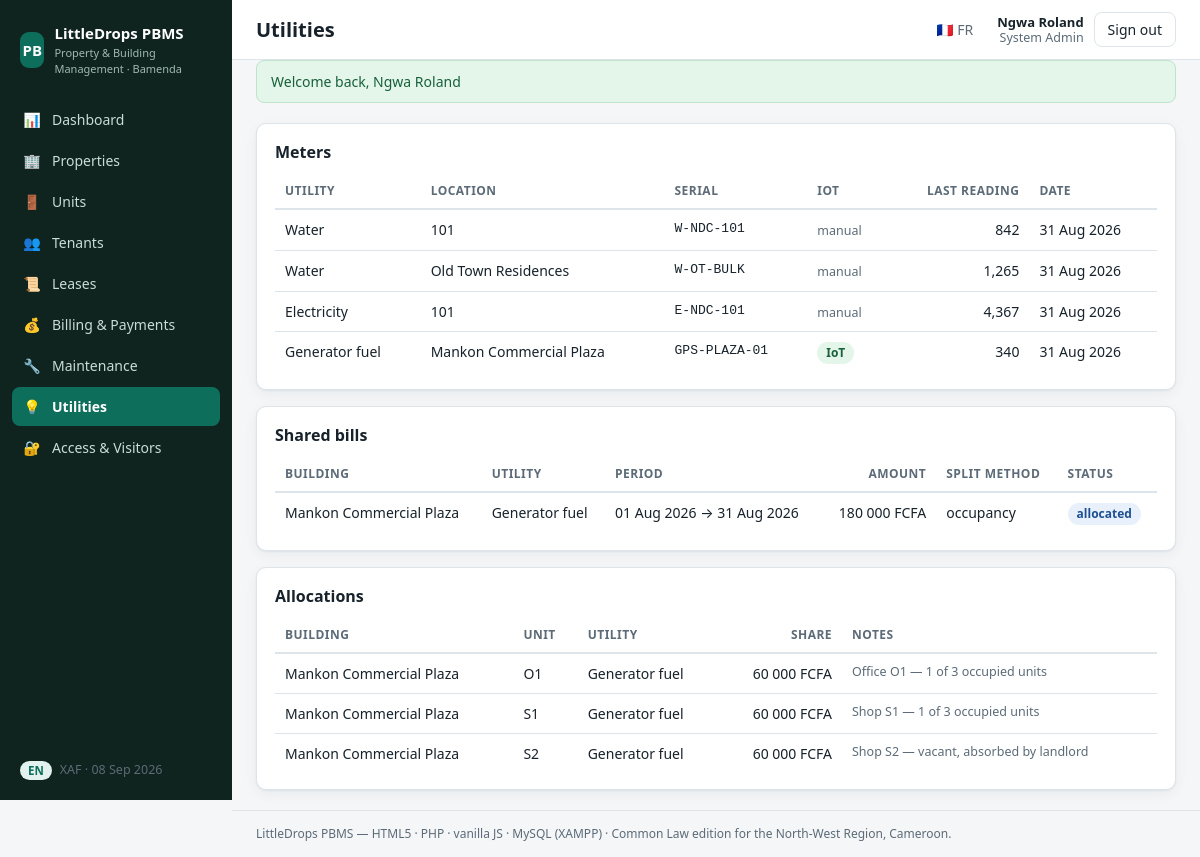
The page /index.php?r=utilities (signed in) on the database its author committed.
### tables this page shows
CREATE TABLE IF NOT EXISTS meters (
  id          INT UNSIGNED AUTO_INCREMENT PRIMARY KEY,
  building_id INT UNSIGNED NULL,
  unit_id     INT UNSIGNED NULL,
  utility     ENUM('water','electricity','gas','generator_fuel') NOT NULL,
  serial      VARCHAR(60) NOT NULL,
  is_iot      TINYINT(1) NOT NULL DEFAULT 0,
  CONSTRAINT fk_meters_building FOREIGN KEY (building_id) REFERENCES buildings(id)
    ON DELETE CASCADE ON UPDATE CASCADE,
  CONSTRAINT fk_meters_unit FOREIGN KEY (unit_id) REFERENCES units(id)
    ON DELETE CASCADE ON UPDATE CASCADE
);

CREATE TABLE IF NOT EXISTS utility_bills (
  id           INT UNSIGNED AUTO_INCREMENT PRIMARY KEY,
  building_id  INT UNSIGNED NOT NULL,
  utility      ENUM('water','electricity','gas','generator_fuel') NOT NULL,
  period_start DATE NOT NULL,
  period_end   DATE NOT NULL,
  total_xaf    BIGINT UNSIGNED NOT NULL,
  split_method ENUM('occupancy','sqm') NOT NULL DEFAULT 'occupancy',
  status       ENUM('draft','allocated','invoiced') NOT NULL DEFAULT 'draft',
  CONSTRAINT fk_ubills_building FOREIGN KEY (building_id) REFERENCES buildings(id)
    ON DELETE CASCADE ON UPDATE CASCADE
);

CREATE TABLE IF NOT EXISTS buildings (
  id           INT UNSIGNED AUTO_INCREMENT PRIMARY KEY,
  portfolio_id INT UNSIGNED NOT NULL,
  name         VARCHAR(120) NOT NULL,
  quarter      VARCHAR(80)  NOT NULL,            
  city         VARCHAR(80)  NOT NULL DEFAULT 'Bamenda',
  region       VARCHAR(80)  NOT NULL DEFAULT 'North-West',
  address      VARCHAR(200) NULL,
  lat          DECIMAL(10,7) NULL,
  lng          DECIMAL(10,7) NULL,
  created_at   DATETIME NOT NULL DEFAULT CURRENT_TIMESTAMP,
  CONSTRAINT fk_buildings_portfolio FOREIGN KEY (portfolio_id) REFERENCES portfolios(id)
    ON DELETE RESTRICT ON UPDATE CASCADE,
  INDEX idx_buildings_quarter (quarter)
);

CREATE TABLE IF NOT EXISTS utility_allocations (
  id        INT UNSIGNED AUTO_INCREMENT PRIMARY KEY,
  bill_id   INT UNSIGNED NOT NULL,
  unit_id   INT UNSIGNED NOT NULL,
  share_xaf BIGINT UNSIGNED NOT NULL,
  detail    VARCHAR(160) NULL,                   
  CONSTRAINT fk_ualloc_bill FOREIGN KEY (bill_id) REFERENCES utility_bills(id)
    ON DELETE CASCADE ON UPDATE CASCADE,
  CONSTRAINT fk_ualloc_unit FOREIGN KEY (unit_id) REFERENCES units(id)
    ON DELETE CASCADE ON UPDATE CASCADE
);

CREATE TABLE IF NOT EXISTS units (
  id             INT UNSIGNED AUTO_INCREMENT PRIMARY KEY,
  building_id    INT UNSIGNED NOT NULL,
  floor_id       INT UNSIGNED NULL,
  code           VARCHAR(30) NOT NULL,
  unit_type      ENUM('apartment','duplex','studio','shop','office','store','duplex_flat','self_contain') NOT NULL DEFAULT 'apartment',
  sqm            DECIMAL(7,2) NULL,
  bedrooms       TINYINT UNSIGNED NULL,
  bathrooms      TINYINT UNSIGNED NULL,
  market_rent_xaf BIGINT UNSIGNED NOT NULL DEFAULT 0,
  status         ENUM('vacant','leased','under_maintenance','reserved','out_of_service') NOT NULL DEFAULT 'vacant',
  amenities      TEXT NULL,                      
  condition_report TEXT NULL,                    
  created_at     DATETIME NOT NULL DEFAULT CURRENT_TIMESTAMP,
  CONSTRAINT fk_units_building FOREIGN KEY (building_id) REFERENCES buildings(id)
    ON DELETE CASCADE ON UPDATE CASCADE,
  CONSTRAINT fk_units_floor FOREIGN KEY (floor_id) REFERENCES floors(id)
    ON DELETE SET NULL ON UPDATE CASCADE,
  UNIQUE KEY uq_unit_code_per_building (building_id, code),
  INDEX idx_units_status (status)
);

### core/View.php (called while the page is built, shortened)
<?php
final class View
{
    public static function render(string $template, array $data = [], ?string $layout = 'app'): string
    {
        $php = self::resolve($template);
        extract($data, EXTR_SKIP);
        require $php;
        $content = (string) ob_get_clean();
        if ($layout !== null) {
            $content = (string) ob_get_clean();
        }
        return $content;
    }
    private static function resolve(string $template): string
    {
        [$module, $view] = explode('::', $template, 2);
        $file = dirname(__DIR__) . "/modules/$module/Views/" . str_replace(['..', '\\'], '', $view) . '.php';
        return $file;
    }
}

### modules/Utilities/Controllers/UtilitiesController.php (called while the page is built, shortened)
<?php
final class UtilitiesController extends Controller
{
    public function index(): void
    {
        $meters = Database::rows(
            'SELECT m.*,
                    COALESCE(u.code, b.name) AS location,
                    u.id AS unit_id, b.id AS building_id,
                    r.value AS last_value, r.read_date AS last_read
               FROM meters m
               LEFT JOIN units u ON u.id = m.unit_id
               LEFT JOIN buildings b ON b.id = m.building_id
               LEFT JOIN meter_readings r ON r.meter_id = m.id
                AND r.read_date = (SELECT MAX(read_date) FROM meter_readings WHERE meter_id = m.id)
              ORDER BY m.utility, location'
        );
        $bills = Database::rows(
            'SELECT ub.*, b.name AS building_name,
                    (SELECT COUNT(*) FROM utility_allocations a WHERE a.bill_id = ub.id) AS allocations
               FROM utility_bills ub
               JOIN buildings b ON b.id = ub.building_id
              ORDER BY ub.period_start DESC'
        );
        $allocations = Database::rows(
            'SELECT a.*, u.code AS unit_code, ub.total_xaf AS bill_total, b.name AS building_name, ub.utility, ub.split_method
               FROM utility_allocations a
               JOIN utility_bills ub ON ub.id = a.bill_id
               JOIN buildings b ON b.id = ub.building_id
               JOIN units u ON u.id = a.unit_id
              ORDER BY a.bill_id DESC, u.code'
        );
        $this->view('Utilities::index', [
            'title'       => t('util.title'),
            'meters'      => $meters,
            'bills'       => $bills,
            'allocations' => $allocations,
        ]);
    }
}

### index.php (called while the page is built, shortened)
<?php
$router = new Core\Router();
$router->loadModules();
$router->dispatch(Core\Request::route());

### core/Auth.php (called while the page is built, shortened)
<?php
final class Auth
{
    public static function locale(): string
    {
        return $_SESSION['locale'] ?? Config::get('app.locale', 'en');
    }
}

### core/helpers.php (called while the page is built, shortened)
<?php
function e(?string $s): string
{
    return htmlspecialchars((string) $s, ENT_QUOTES | ENT_SUBSTITUTE, 'UTF-8');
}
function t(string $key, array $replace = []): string
{
    static $dict = null;
    $dict ??= require __DIR__ . '/translations.php';
    $locale = \Core\Auth::locale();
    $text = $dict[$locale][$key] ?? $dict['en'][$key] ?? $key;
    return $text;
}
function fmt_xaf($amount): string
{
    return number_format((float) $amount, 0, ',', ' ') . ' FCFA';
}
function fmt_date(?string $date): string
{
    $ts = strtotime($date);
    return $ts ? date('d M Y', $ts) : $date;
}

### core/autoloader.php (called while the page is built, shortened)
<?php
spl_autoload_register(static function (string $class): void {
    $prefixes = [
        'Core\\'    => __DIR__ . '/',
        'Modules\\' => dirname(__DIR__) . '/modules/',
    ];
    foreach ($prefixes as $prefix => $baseDir) {
        if (str_starts_with($class, $prefix)) {
            $relative = str_replace('\\', '/', substr($class, strlen($prefix)));
            $file = $baseDir . $relative . '.php';
            return;
        }
    }
});

### core/Config.php (called while the page is built, shortened)
<?php
final class Config
{
    private static ?array $data = null;
    public static function load(): array
    {
        if (self::$data !== null) {
            return self::$data;
        }
        self::$data = [
            'app' => [
                'name'      => 'LittleDrops PBMS',
                'tagline'   => 'Property & Building Management · Bamenda, Cameroon',
                'locale'    => 'en',
                'timezone'  => 'Africa/Douala',
            ],
            'db' => [
                'driver'    => 'mysql',
                'host'      => '127.0.0.1',
                'port'      => 3306,
                'database'  => 'pbms',
                'username'  => 'root',
                'password'  => '',
                'charset'   => 'utf8mb4',
            ],
            'legal' => [
                'default_legal_system' => 'common_law',
                'default_jurisdiction' => 'Bamenda, North-West Region, Cameroon',
                'default_notice_days'  => 30,
                'late_fee_penalty_pct' => 5.00,
                'late_fee_grace_days'  => 7,
            ],
            'modules' => ['Auth', 'Dashboard', 'Properties', 'Tenants', 'Leases', 'Billing', 'Maintenance', 'Utilities', 'Access'],
        ];
        return self::$data;
    }
    public static function get(string $path, $default = null)
    {
        $node = self::load();
        foreach (explode('.', $path) as $key) {
            $node = $node[$key];
        }
        return $node;
    }
}

### core/Database.php (called while the page is built, shortened)
<?php
final class Database
{
    private static ?PDO $pdo = null;
    public static function pdo(): PDO
    {
        if (self::$pdo === null) {
            $db  = Config::get('db');
            $dsn = sprintf(
                'mysql:host=%s;port=%d;dbname=%s;charset=%s',
                $db['host'],
                (int) $db['port'],
                $db['database'],
                $db['charset']
            );
            self::$pdo = new PDO($dsn, $db['username'], $db['password'], [
                PDO::ATTR_ERRMODE            => PDO::ERRMODE_EXCEPTION,
                PDO::ATTR_DEFAULT_FETCH_MODE => PDO::FETCH_ASSOC,
                PDO::ATTR_EMULATE_PREPARES   => false,
            ]);
        }
        return self::$pdo;
    }
    public static function run(string $sql, array $params = []): PDOStatement
    {
        $st = self::pdo()->prepare($sql);
        $st->execute($params);
        return $st;
    }
    public static function rows(string $sql, array $params = []): array
    {
        return self::run($sql, $params)->fetchAll();
    }
}

### modules/Utilities/Views/index.php (the view, shortened to what this page needs)
<section class="panel">
  <h2><?= e(t('util.meters')) ?></h2>
  <table class="table">
    <thead><tr>
      <th><?= e(t('util.utility')) ?></th><th>Location</th><th>Serial</th>
      <th>IoT</th><th class="num"><?= e(t('util.reading')) ?></th><th><?= e(t('common.date')) ?></th>
    </tr></thead>
    <tbody>
      <?php foreach ($meters as $m): ?>
      <tr>
        <td><?= e(ucfirst(str_replace('_', ' ', $m['utility']))) ?></td>
        <td><?= e($m['location'] ?? '—') ?></td>
        <td class="mono"><?= e($m['serial']) ?></td>
        <td><?= $m['is_iot'] ? '<span class="badge badge-green">IoT</span>' : '<span class="muted">manual</span>' ?></td>
        <td class="num"><?= $m['last_value'] !== null ? number_format((float) $m['last_value']) : '—' ?></td>
        <td><?= e(fmt_date($m['last_read'])) ?></td>
      </tr>
      <?php endforeach; ?>
    </tbody>
  </table>
</section>
<section class="panel">
  <h2><?= e(t('util.bills')) ?></h2>
  <table class="table">
    <thead><tr>
      <th><?= e(t('prop.building')) ?></th><th><?= e(t('util.utility')) ?></th>
      <th>Period</th><th class="num"><?= e(t('common.amount')) ?></th>
      <th><?= e(t('util.split')) ?></th><th><?= e(t('common.status')) ?></th>
    </tr></thead>
    <tbody>
      <?php foreach ($bills as $b): ?>
      <tr>
        <td><?= e($b['building_name']) ?></td>
        <td><?= e(ucfirst(str_replace('_', ' ', $b['utility']))) ?></td>
        <td><?= e(fmt_date($b['period_start'])) ?> → <?= e(fmt_date($b['period_end'])) ?></td>
        <td class="num"><?= e(fmt_xaf($b['total_xaf'])) ?></td>
        <td><?= e($b['split_method'] === 'sqm' ? 'm² share' : 'occupancy') ?></td>
        <td><span class="badge badge-blue"><?= e($b['status']) ?></span></td>
      </tr>
      <?php endforeach; ?>
    </tbody>
  </table>
</section>
<section class="panel">
  <h2>Allocations</h2>
  <table class="table">
    <thead><tr>
      <th><?= e(t('prop.building')) ?></th><th><?= e(t('lease.unit')) ?></th>
      <th><?= e(t('util.utility')) ?></th><th class="num">Share</th><th><?= e(t('common.notes')) ?></th>
    </tr></thead>
    <tbody>
      <?php foreach ($allocations as $a): ?>
      <tr>
        <td><?= e($a['building_name']) ?></td>
        <td><?= e($a['unit_code']) ?></td>
        <td><?= e(ucfirst(str_replace('_', ' ', $a['utility']))) ?></td>
        <td class="num"><?= e(fmt_xaf($a['share_xaf'])) ?></td>
        <td class="muted"><?= e($a['detail'] ?? '') ?></td>
      </tr>
      <?php endforeach; ?>
    </tbody>
  </table>
</section>

### core/Router.php (shortened to what this page needs)
<?php
final class Router
{
    private array $routes = [];
    public function add(string $method, string $pattern, callable|array $handler): void
    {
        if (is_array($handler)) {
            [$class, $action] = $handler;
            $handler = static fn(array $params): mixed => (new $class())->{$action}($params);
        }
        $this->routes[strtoupper($method)][] = [$pattern, $handler];
    }
    public function dispatch(string $route): void
    {
        $method = Request::method();
        $route  = trim($route, '/');
        foreach ($this->routes[$method] ?? [] as [$pattern, $handler]) {
            $regex = '#^' . preg_replace('#\{(\w+)\}#', '(?P<$1>[^/]+)', $pattern) . '$#';
            if (preg_match($regex, $route, $m)) {
                $params = array_filter($m, 'is_string', ARRAY_FILTER_USE_KEY);
                $handler($params);
                return;
            }
        }
    }
}

### assets/css/app.css (style rules this page uses)
:root { --bg: #f4f6f8; --panel: #ffffff; --ink: #17222b; --muted: #5c6b77; --line: #dde4ea; --brand: #0e6e5c; --brand-ink: #ffffff; --brand-soft: #e3f2ee; --danger: #b3261e; --danger-soft: #fdeceb; --amber-soft: #fff4dc; --green-soft: #e4f5e9; --blue-soft: #e7f0fb; --radius: 10px; --shadow: 0 1px 2px rgba(23, 34, 43, .06), 0 4px 14px rgba(23, 34, 43, .05); --mono: "Consolas", "Menlo", monospace; }
* { box-sizing: border-box; }
html, body { margin: 0; padding: 0; }
body { font: 15px/1.5 system-ui, -apple-system, "Segoe UI", Roboto, Arial, sans-serif; background: var(--bg); color: var(--ink); }
.panel { background: var(--panel); border: 1px solid var(--line); border-radius: var(--radius); box-shadow: var(--shadow); padding: 16px 18px; }
.panel h2 { font-size: 16px; margin: 0 0 10px; }
.table { width: 100%; border-collapse: collapse; font-size: 14px; }
.table th { text-align: left; font-size: 12px; text-transform: uppercase; letter-spacing: .04em; color: var(--muted); border-bottom: 2px solid var(--line); padding: 8px 10px; }
.table td { padding: 9px 10px; border-bottom: 1px solid var(--line); vertical-align: top; }
.table tr:last-child td { border-bottom: none; }
.table .num { text-align: right; font-variant-numeric: tabular-nums; white-space: nowrap; }
.muted { color: var(--muted); font-size: 12.5px; }
.mono { font-family: var(--mono); font-size: 13px; }
.badge { display: inline-block; padding: 2px 9px; border-radius: 999px; font-size: 12px; font-weight: 600; white-space: nowrap; }
.badge-green { background: var(--green-soft); color: #17603a; }
.badge-blue { background: var(--blue-soft); color: #1d4f91; }

### rows shown on the page
meters: utility "Water", location "101", serial "W-NDC-101", is_iot "manual", last_value "842", last_read "31 Aug 2026"
meters: utility "Water", location "Old Town Residences", serial "W-OT-BULK", is_iot "manual", last_value "1,265", last_read "31 Aug 2026"
meters: utility "Electricity", location "101", serial "E-NDC-101", is_iot "manual", last_value "4,367", last_read "31 Aug 2026"
meters: utility "Generator fuel", location "Mankon Commercial Plaza", serial "GPS-PLAZA-01", is_iot "IoT", last_value "340", last_read "31 Aug 2026"
utility_bills: building.name "Mankon Commercial Plaza", utility "Generator fuel", period_start "01 Aug 2026", period_end "31 Aug 2026", total_xaf "180 000 FCFA", split_method "occupancy", status "allocated"
utility_allocations: buildings.name "Mankon Commercial Plaza", unit.code "O1", bill.utility "Generator fuel", share_xaf "60 000 FCFA", detail "Office O1 — 1 of 3 occupied units"
utility_allocations: buildings.name "Mankon Commercial Plaza", unit.code "S1", bill.utility "Generator fuel", share_xaf "60 000 FCFA", detail "Shop S1 — 1 of 3 occupied units"
utility_allocations: buildings.name "Mankon Commercial Plaza", unit.code "S2", bill.utility "Generator fuel", share_xaf "60 000 FCFA", detail "Shop S2 — vacant, absorbed by landlord"

### other values the page prints
$icon "📊"
$label "Dashboard"
$icon "🏢"
$label "Properties"
$icon "🚪"
$label "Units"
$icon "👥"
$label "Tenants"
$icon "📜"
$label "Leases"
$icon "💰"
$label "Billing & Payments"
$icon "🔧"
$label "Maintenance"
$icon "💡"
